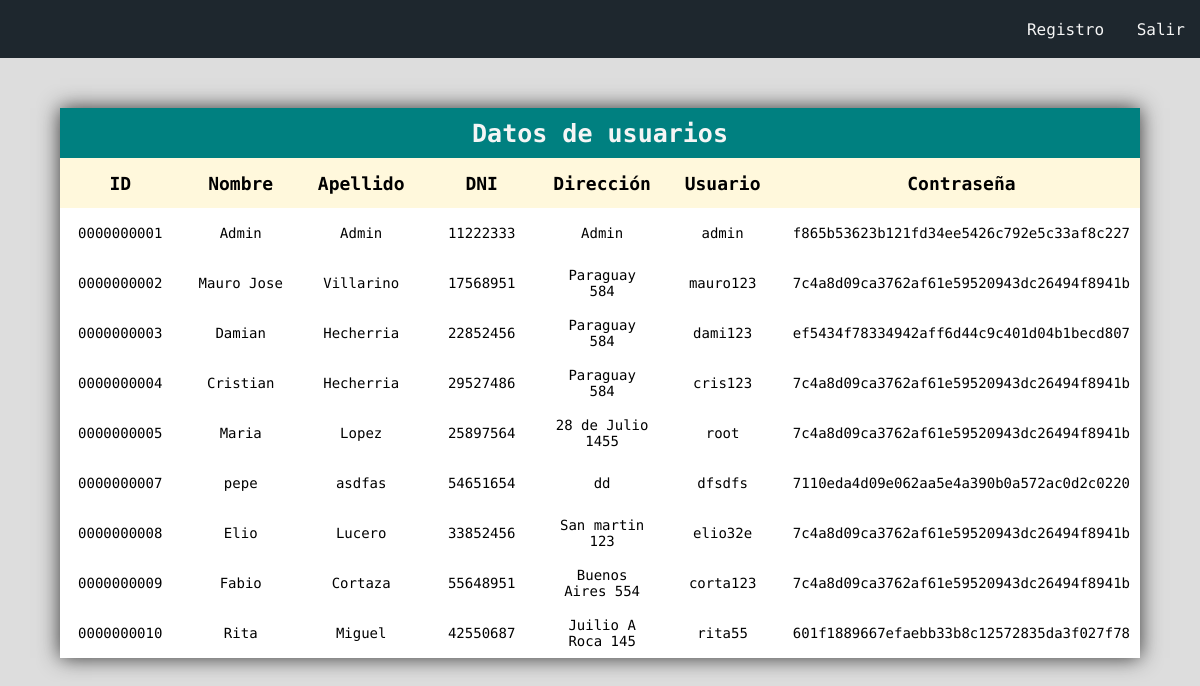
Screenshot of /perfil/admin.php with the database file from the repository.
### tables this page shows
CREATE TABLE IF NOT EXISTS `tabla1` (
  `ID` int(10) unsigned zerofill NOT NULL AUTO_INCREMENT,
  `Fecha` varchar(50) NOT NULL DEFAULT '',
  `Nombre` varchar(50) NOT NULL DEFAULT '0',
  `Apellido` varchar(50) NOT NULL DEFAULT '0',
  `DNI` int(8) NOT NULL DEFAULT '0',
  `Direccion` varchar(50) NOT NULL DEFAULT '0',
  `Email` varchar(50) NOT NULL DEFAULT '',
  `Usuario` varchar(50) NOT NULL DEFAULT '0',
  `Passworld` varchar(50) NOT NULL DEFAULT '0',
  PRIMARY KEY (`ID`,`Fecha`),
  UNIQUE KEY `DNI` (`DNI`),
  UNIQUE KEY `Usuario` (`Usuario`)
);

### db_php/db_consulta.php (called while the page is built)
<?php
include('db_conexion.php');
$consulta = $obj_conexion->prepare('select ID, Fecha, Nombre, Apellido, DNI, Direccion, Email, Usuario, Passworld from tabla1');
$consulta->execute();
?>

### perfil/admin.php (the view, shortened to what this page needs)
<!DOCTYPE html>
<html lang="es">
<head>
    <link rel="stylesheet" href="../styles/style.css">
    <link rel="stylesheet" href="../styles/styles_mensaje.css">
</head>
<body>
    <nav class="nav">
        <ul>
            <li>
                <a href="../singup/singup.php">Registro</a>
            </li>
            <li>
                <a href="../login.php">Salir</a>
            </li>
        </ul>
    </nav>
<?php
    include('../db_php/db_consulta.php');
?>
    <div class="container_table">
        <div class="table_title">Datos de usuarios</div>
        <div class="table_header">ID</div>
        <div class="table_header">Nombre</div>
        <div class="table_header">Apellido</div>
        <div class="table_header">DNI</div>
        <div class="table_header">Dirección</div>
        <div class="table_header">Usuario</div>
        <div class="table_header">Contraseña</div>
        <?php foreach($consulta as $item){ ?>
        <div class="table_item"><?php echo $item['ID']; ?></div>
        <div class="table_item"><?php echo $item['Nombre']; ?></div>
        <div class="table_item"><?php echo $item['Apellido']; ?></div>
        <div class="table_item"><?php echo $item['DNI']; ?></div>
        <div class="table_item"><?php echo $item['Direccion']; ?></div>
        <div class="table_item"><?php echo $item['Usuario']; ?></div>
        <div class="table_item"><?php echo $item['Passworld']; ?></div>
        <?php } ?>
    </div>
</body>
</html>

### styles/style.css (style rules this page uses)
body { background: #ddd; font-family: "Roboto Mono"; text-align: center; margin: 0%; }
.nav { text-align: right; background: #1e272e; padding: 0.3%; margin-bottom: 1.5%; }
.nav li { display: inline-block; list-style: none; margin: 0% 1%; }
.nav a { text-decoration: none; color: whitesmoke; }
.container_table { width: 90%; background: white; margin: 50px auto; box-shadow: 0 0 20px #333; display: grid; grid-template-columns: repeat(7, 1fr); grid-auto-rows: 50px; }
.table_title { grid-column-start: 1; grid-column-end: 8; background: teal; color: whitesmoke; display: flex; justify-content: center; align-items: center; font-weight: bold; font-size: 25px; }
.table_header, .table_item { display: flex; justify-content: center; align-items: center; }
.table_header { background: cornsilk; font-weight: bold; font-size: 18px; }
.table_item { padding: 10px; font-size: 14px; }

### rows the page displays
tabla1: ID "0000000001", Nombre "Admin", Apellido "Admin", DNI "11222333", Direccion "Admin", Usuario "admin", Passworld "f865b53623b121fd34ee5426c792e5c33af8c227"
tabla1: ID "0000000002", Nombre "Mauro Jose", Apellido "Villarino", DNI "17568951", Direccion "Paraguay 584", Usuario "mauro123", Passworld "7c4a8d09ca3762af61e59520943dc26494f8941b"
tabla1: ID "0000000003", Nombre "Damian", Apellido "Hecherria", DNI "22852456", Direccion "Paraguay 584", Usuario "dami123", Passworld "ef5434f78334942aff6d44c9c401d04b1becd807"
tabla1: ID "0000000004", Nombre "Cristian", Apellido "Hecherria", DNI "29527486", Direccion "Paraguay 584", Usuario "cris123", Passworld "7c4a8d09ca3762af61e59520943dc26494f8941b"
tabla1: ID "0000000005", Nombre "Maria", Apellido "Lopez", DNI "25897564", Direccion "28 de Julio 1455", Usuario "root", Passworld "7c4a8d09ca3762af61e59520943dc26494f8941b"
tabla1: ID "0000000007", Nombre "pepe", Apellido "asdfas", DNI "54651654", Direccion "dd", Usuario "dfsdfs", Passworld "7110eda4d09e062aa5e4a390b0a572ac0d2c0220"
tabla1: ID "0000000008", Nombre "Elio", Apellido "Lucero", DNI "33852456", Direccion "San martin 123", Usuario "elio32e", Passworld "7c4a8d09ca3762af61e59520943dc26494f8941b"
tabla1: ID "0000000009", Nombre "Fabio", Apellido "Cortaza", DNI "55648951", Direccion "Buenos Aires 554", Usuario "corta123", Passworld "7c4a8d09ca3762af61e59520943dc26494f8941b"
tabla1: ID "0000000010", Nombre "Rita", Apellido "Miguel", DNI "42550687", Direccion "Juilio A Roca 145", Usuario "rita55", Passworld "601f1889667efaebb33b8c12572835da3f027f78"
